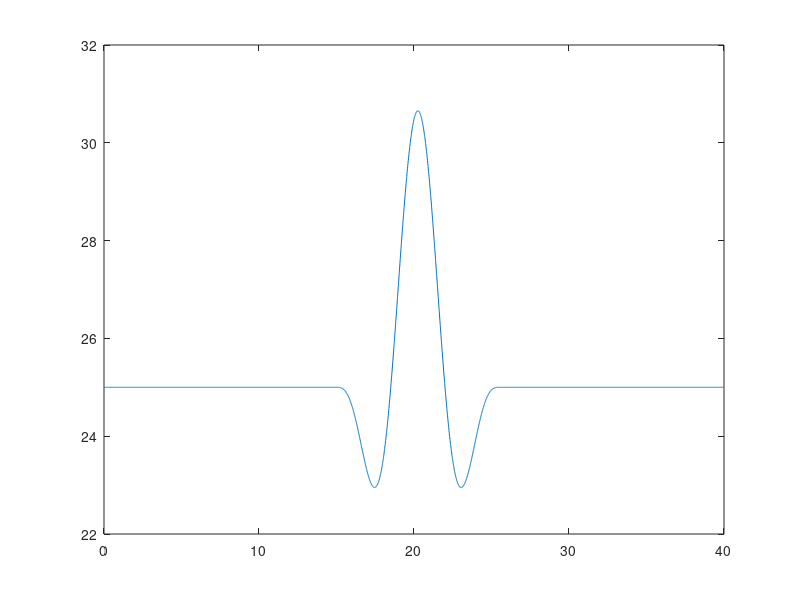

MATLAB code to generate this figure:
% Script to generate an Extreme Operating Gust (EOG) as uniform wind type
% (OpenFAST WindType=2) with file ending .wnd.
clearvars;close all;clc;
%% Preprocessing
% time
T           = 40;                   % [s]   simulation length
dt          = 1/100;               	% [s]   simulation time step

% wind
V_hub       = 25;                   % [m/s] mean wind speed at hub height 
T_gust      = 10.5;                 % [s]   length of EOG
t_start     = 15;                   % [s]   time when EOG should start
V_ref       = 50;                   % [m/s] reference wind speed average over 10 min
I_ref       = 0.14;                 % [-]   expected value of the turbulence intensity at 15 m/s
D           = 198.31;                  % [m]   rotor diameter
alpha       = 0.0;                  % [-]   Vertical power-law wind-shear exponent

% calculation of wind signals
t           = 0:dt:T-dt;

% Longitudinal scale parameter at hub height (assuming hub height >60 m)
lambda1     = 42;

% Extreme Operational Gust (EOG) definition
sigma1      = I_ref * (0.75*V_hub + 5.6);
V_e50     	= 1.4*V_ref;
V_e1      	= 0.8*V_e50;
V_gust      = min([1.35*(V_e1-V_hub), 3.3*(sigma1/(1+0.1*D/lambda1))]);

% EOG wind speed vector
u           = zeros(1, length(t));
for iTimeStep = 1:length(t)
    if (t(iTimeStep) >= t_start) && (t(iTimeStep) <= t_start+T_gust)
        t_EOG           = t(iTimeStep) - t_start;
        u(iTimeStep)    = V_hub-0.37*V_gust*sin(3*pi*t_EOG/T_gust)*(1-cos(2*pi*t_EOG/T_gust));
    else
        u(iTimeStep)    = V_hub;
    end
end


figure()
plot(t,u)

%% Preprocessing: generate uniform wind field
fid = fopen(['EOG_URef_',num2str(V_hub,'%02d'),'.wnd'],'w+');
n_data = length(u);
fprintf(fid,['%f,%f,%f,%f,%f,%f,%f,%f,%f\r\n'],[t' u' zeros(n_data,3)  ones(n_data,1)*alpha zeros(n_data,3)]');
fclose(fid);
